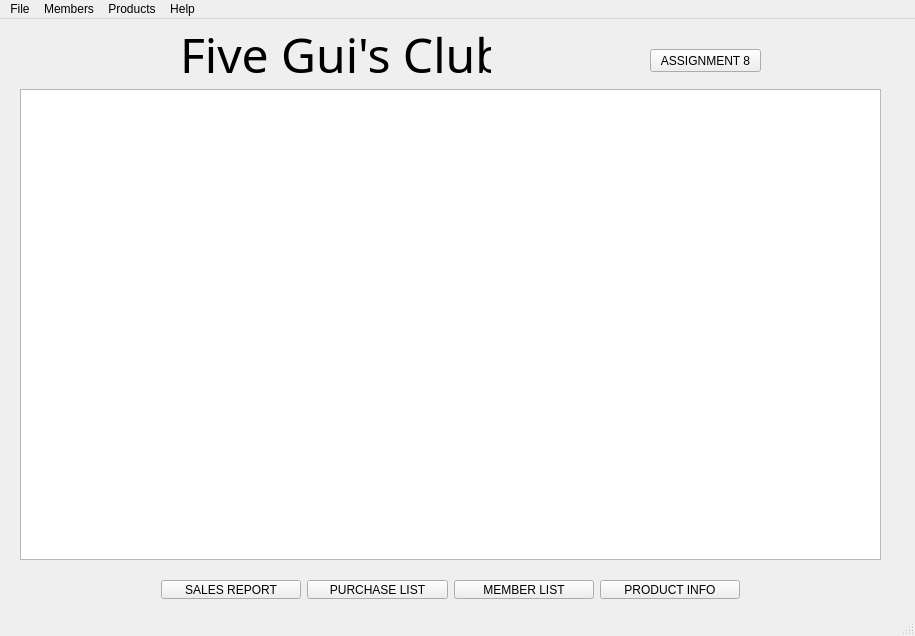
<?xml version="1.0" encoding="UTF-8"?>
<ui version="4.0">
 <class>MainWindow</class>
 <widget class="QMainWindow" name="MainWindow">
  <property name="geometry">
   <rect>
    <x>0</x>
    <y>0</y>
    <width>915</width>
    <height>636</height>
   </rect>
  </property>
  <property name="windowTitle">
   <string>Five Gui's Club Manager</string>
  </property>
  <property name="autoFillBackground">
   <bool>false</bool>
  </property>
  <property name="styleSheet">
   <string notr="true"/>
  </property>
  <widget class="QWidget" name="centralWidget">
   <widget class="QLabel" name="label">
    <property name="geometry">
     <rect>
      <x>180</x>
      <y>0</y>
      <width>311</width>
      <height>71</height>
     </rect>
    </property>
    <property name="font">
     <font>
      <family>Tempus Sans ITC</family>
      <pointsize>36</pointsize>
     </font>
    </property>
    <property name="styleSheet">
     <string notr="true">color: rgb(0, 0, 0);</string>
    </property>
    <property name="text">
     <string>Five Gui's Club</string>
    </property>
   </widget>
   <widget class="QListWidget" name="listWidget">
    <property name="geometry">
     <rect>
      <x>20</x>
      <y>70</y>
      <width>861</width>
      <height>471</height>
     </rect>
    </property>
    <property name="styleSheet">
     <string notr="true">color: rgb(0, 0, 0);</string>
    </property>
   </widget>
   <widget class="QWidget" name="layoutWidget">
    <property name="geometry">
     <rect>
      <x>150</x>
      <y>550</y>
      <width>601</width>
      <height>41</height>
     </rect>
    </property>
    <layout class="QHBoxLayout" name="horizontalLayout">
     <item>
      <widget class="QPushButton" name="pushButton">
       <property name="toolTip">
        <string>&lt;html&gt;&lt;head/&gt;&lt;body&gt;&lt;p&gt;&lt;span style=&quot; font-family:'Roboto,sans-serif'; font-size:14px; color:#000000; background-color:#ffffff;&quot;&gt;Input a date and see a sales report for that day.&lt;/span&gt;&lt;/p&gt;&lt;/body&gt;&lt;/html&gt;</string>
       </property>
       <property name="styleSheet">
        <string notr="true">color: rgb(0, 0, 0);</string>
       </property>
       <property name="text">
        <string>SALES REPORT</string>
       </property>
      </widget>
     </item>
     <item>
      <widget class="QPushButton" name="pushButton_8">
       <property name="toolTip">
        <string>&lt;html&gt;&lt;head/&gt;&lt;body&gt;&lt;p&gt;&lt;span style=&quot; font-family:'Roboto,sans-serif'; font-size:14px; color:#000000; background-color:#ffffff;&quot;&gt;Shows all items in the loaded item file.&lt;/span&gt;&lt;/p&gt;&lt;/body&gt;&lt;/html&gt;</string>
       </property>
       <property name="styleSheet">
        <string notr="true">color: rgb(0, 0, 0);</string>
       </property>
       <property name="text">
        <string>PURCHASE LIST</string>
       </property>
      </widget>
     </item>
     <item>
      <widget class="QPushButton" name="pushButton_9">
       <property name="toolTip">
        <string>&lt;html&gt;&lt;head/&gt;&lt;body&gt;&lt;p&gt;&lt;span style=&quot; font-family:'Roboto,sans-serif'; font-size:14px; color:#000000; background-color:#ffffff;&quot;&gt;Show all members currently loaded from the member file(s).&lt;/span&gt;&lt;/p&gt;&lt;/body&gt;&lt;/html&gt;</string>
       </property>
       <property name="styleSheet">
        <string notr="true">color: rgb(0, 0, 0);</string>
       </property>
       <property name="text">
        <string>MEMBER LIST</string>
       </property>
      </widget>
     </item>
     <item>
      <widget class="QPushButton" name="pushButton_3">
       <property name="toolTip">
        <string>&lt;html&gt;&lt;head/&gt;&lt;body&gt;&lt;p&gt;&lt;span style=&quot; font-family:'Roboto,sans-serif'; font-size:14px; color:#000000; background-color:#ffffff;&quot;&gt;Gives the total quantity and revenue for each item bought.&lt;/span&gt;&lt;/p&gt;&lt;/body&gt;&lt;/html&gt;</string>
       </property>
       <property name="styleSheet">
        <string notr="true">color: rgb(0, 0, 0);</string>
       </property>
       <property name="text">
        <string>PRODUCT INFO</string>
       </property>
      </widget>
     </item>
    </layout>
   </widget>
   <widget class="QPushButton" name="assi8">
    <property name="geometry">
     <rect>
      <x>650</x>
      <y>30</y>
      <width>111</width>
      <height>23</height>
     </rect>
    </property>
    <property name="text">
     <string>ASSIGNMENT 8</string>
    </property>
   </widget>
   <zorder>layoutWidget</zorder>
   <zorder>label</zorder>
   <zorder>listWidget</zorder>
   <zorder>assi8</zorder>
  </widget>
  <widget class="QStatusBar" name="statusBar"/>
  <widget class="QMenuBar" name="menuBar">
   <property name="geometry">
    <rect>
     <x>0</x>
     <y>0</y>
     <width>915</width>
     <height>21</height>
    </rect>
   </property>
   <property name="styleSheet">
    <string notr="true"/>
   </property>
   <widget class="QMenu" name="menuFile">
    <property name="autoFillBackground">
     <bool>false</bool>
    </property>
    <property name="styleSheet">
     <string notr="true">background-color: rgb(255, 170, 0);</string>
    </property>
    <property name="title">
     <string>File</string>
    </property>
    <widget class="QMenu" name="menuImport">
     <property name="title">
      <string>Import</string>
     </property>
     <addaction name="actionMember_File_Import"/>
     <addaction name="actionPurchase_File_Import"/>
    </widget>
    <widget class="QMenu" name="menuSave">
     <property name="title">
      <string>Save</string>
     </property>
     <addaction name="actionMember_File_Save"/>
     <addaction name="actionPurchase_File_Save"/>
    </widget>
    <addaction name="menuImport"/>
    <addaction name="menuSave"/>
    <addaction name="actionSave_All"/>
   </widget>
   <widget class="QMenu" name="menuMembers">
    <property name="contextMenuPolicy">
     <enum>Qt::DefaultContextMenu</enum>
    </property>
    <property name="styleSheet">
     <string notr="true">background-color: rgb(255, 170, 0);</string>
    </property>
    <property name="title">
     <string>Members</string>
    </property>
    <addaction name="actionSearch_Member_List"/>
    <addaction name="actionAdd_A_Member"/>
    <addaction name="actionDelete_a_member"/>
    <addaction name="actionRebate"/>
    <addaction name="actionExpirations"/>
    <addaction name="actionRecommendation"/>
   </widget>
   <widget class="QMenu" name="menuManage_Products">
    <property name="styleSheet">
     <string notr="true">background-color: rgb(255, 170, 0);</string>
    </property>
    <property name="title">
     <string>Products</string>
    </property>
    <addaction name="actionNew"/>
    <addaction name="actionDelete"/>
    <addaction name="actionSearch_2"/>
   </widget>
   <widget class="QMenu" name="menuHelp">
    <property name="styleSheet">
     <string notr="true">background-color: rgb(255, 170, 0);</string>
    </property>
    <property name="title">
     <string>Help</string>
    </property>
    <addaction name="actionAbout"/>
    <addaction name="actionInstructions"/>
   </widget>
   <addaction name="menuFile"/>
   <addaction name="menuMembers"/>
   <addaction name="menuManage_Products"/>
   <addaction name="menuHelp"/>
  </widget>
  <action name="actionMember_File_Import">
   <property name="text">
    <string>Member File</string>
   </property>
  </action>
  <action name="actionPurchase_File_Import">
   <property name="text">
    <string>Purchase File</string>
   </property>
  </action>
  <action name="actionSave_All">
   <property name="text">
    <string>Save All</string>
   </property>
  </action>
  <action name="actionMember_File_Save">
   <property name="text">
    <string>Member File</string>
   </property>
  </action>
  <action name="actionPurchase_File_Save">
   <property name="text">
    <string>Purchase File</string>
   </property>
  </action>
  <action name="actionPrint_member_list">
   <property name="text">
    <string>Show All</string>
   </property>
  </action>
  <action name="actionSearch_Member_List">
   <property name="text">
    <string>Search</string>
   </property>
  </action>
  <action name="actionAdd_A_Member">
   <property name="text">
    <string>New</string>
   </property>
  </action>
  <action name="actionDelete_a_member">
   <property name="text">
    <string>Delete</string>
   </property>
  </action>
  <action name="actionRebate">
   <property name="text">
    <string>Rebates</string>
   </property>
  </action>
  <action name="actionExpirations">
   <property name="text">
    <string>Expirations</string>
   </property>
  </action>
  <action name="actionNew">
   <property name="text">
    <string>New</string>
   </property>
  </action>
  <action name="actionDelete">
   <property name="text">
    <string>Delete</string>
   </property>
  </action>
  <action name="actionSearch_2">
   <property name="text">
    <string>Search</string>
   </property>
  </action>
  <action name="actionAbout">
   <property name="text">
    <string>About</string>
   </property>
  </action>
  <action name="actionInstructions">
   <property name="text">
    <string>Instructions</string>
   </property>
  </action>
  <action name="actionRecommendation">
   <property name="text">
    <string>Recommendation</string>
   </property>
  </action>
 </widget>
 <layoutdefault spacing="6" margin="11"/>
 <resources/>
 <connections/>
</ui>
